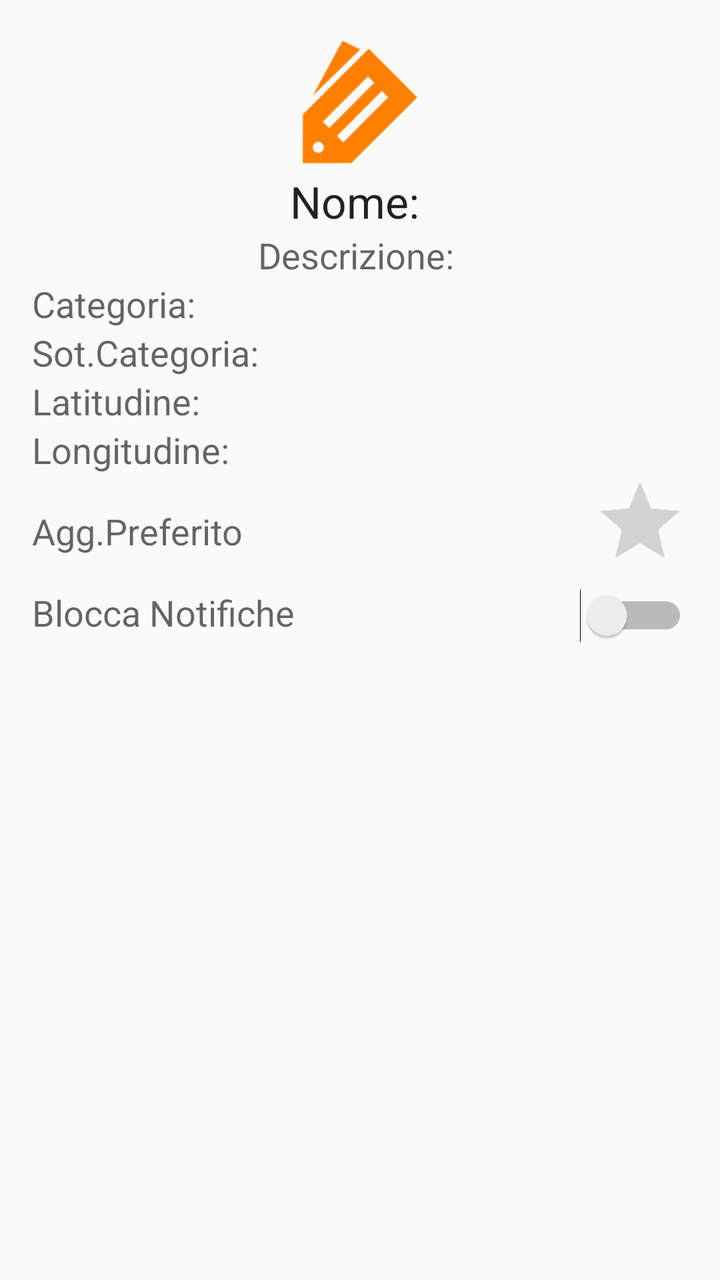
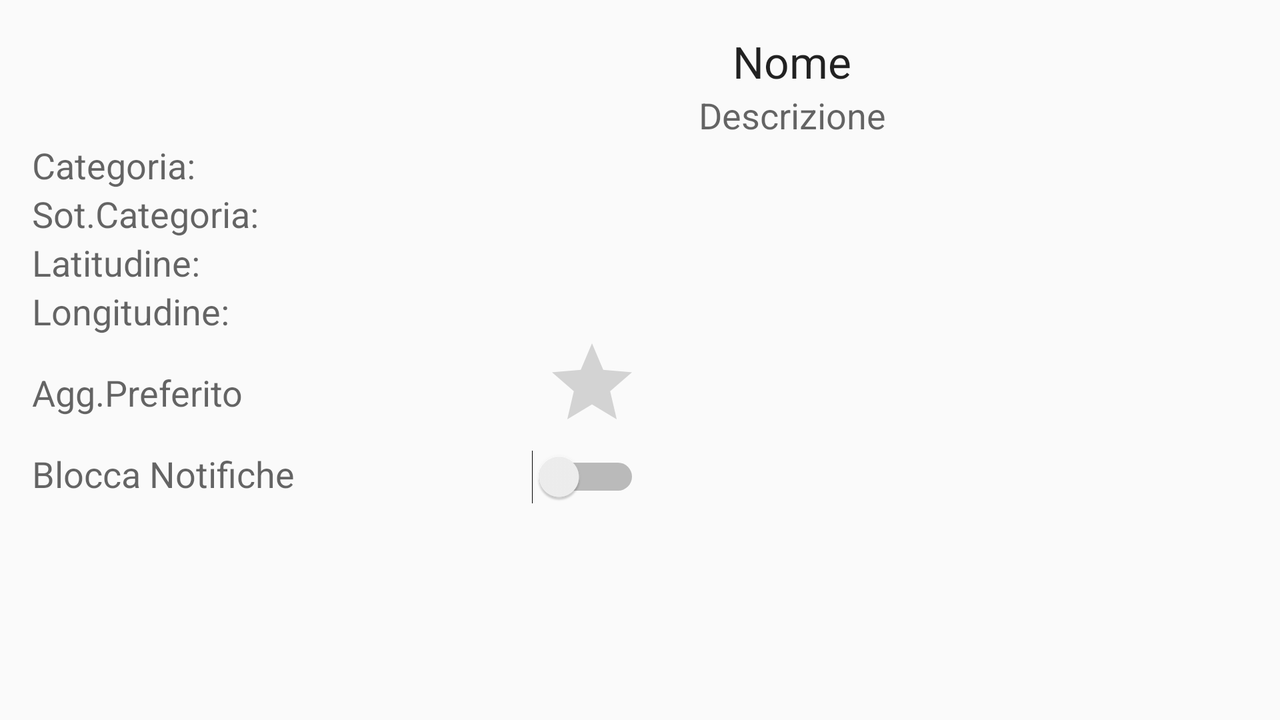

Compare how this app lays out the same screen by default and in its alternative resource folder. The renders come first, then the two layout files and the values they reference.
<!-- AndroidManifest.xml: application theme AppTheme -->
<!-- res/layout/fragment_detail.xml -->
<?xml version="1.0" encoding="utf-8"?>
<LinearLayout xmlns:android="http://schemas.android.com/apk/res/android"
    android:layout_width="match_parent"
    android:layout_height="match_parent"
    android:orientation="vertical"
    android:padding="16dp" xmlns:tools="http://schemas.android.com/tools">
    
    <ImageView
        android:id="@+id/iconImage"
        android:layout_width="match_parent"
        android:layout_height="wrap_content"
        android:gravity="center_horizontal"
        android:minHeight="70dp"
        android:src="@drawable/ic_launcher" />

    <TextView
        android:id="@+id/txt_nome"
        android:layout_width="match_parent"
        android:layout_height="wrap_content"
         android:gravity="center_horizontal"
        android:text="Nome: "
        android:textAppearance="?android:attr/textAppearanceLarge" />

    <TextView
        android:id="@+id/txt_descrizione"
        android:layout_width="match_parent"
        android:layout_height="wrap_content"
        android:gravity="center_horizontal"
        android:text="Descrizione: "
        android:textAppearance="?android:attr/textAppearanceMedium" />

	<include 
	    android:layout_width="match_parent"
	    android:layout_height="wrap_content"
	    layout="@layout/detail_partial_layout"/>"

    <LinearLayout
        android:layout_width="match_parent"
        android:layout_height="wrap_content" >
    </LinearLayout>

    <LinearLayout
        android:layout_width="match_parent"
        android:layout_height="wrap_content"
        android:gravity="bottom"
        android:orientation="vertical" >

        <android.support.v7.widget.RecyclerView
            android:id="@+id/my_recycler_view"
            android:layout_width="match_parent"
            android:layout_height="wrap_content"
            android:scrollbars="horizontal" >
        </android.support.v7.widget.RecyclerView>

    </LinearLayout>

</LinearLayout>
<!-- res/layout/detail_partial_layout.xml (included above) -->
<?xml version="1.0" encoding="utf-8"?>
<LinearLayout xmlns:android="http://schemas.android.com/apk/res/android"
    android:layout_width="match_parent"
    android:layout_height="match_parent"
    android:orientation="vertical" >
    
    <TextView
        android:id="@+id/txt_categoria"
        android:layout_width="match_parent"
        android:layout_height="wrap_content"
        android:text="Categoria: "
        android:textAppearance="?android:attr/textAppearanceMedium" />

    <TextView
        android:id="@+id/txt_sottocategoria"
        android:layout_width="match_parent"
        android:layout_height="wrap_content"
        android:text="Sot.Categoria: "
        android:textAppearance="?android:attr/textAppearanceMedium" />

    <TextView
        android:id="@+id/txt_latitudine"
        android:layout_width="match_parent"
        android:layout_height="wrap_content"
        android:text="Latitudine: "
        android:textAppearance="?android:attr/textAppearanceMedium" />

    <TextView
        android:id="@+id/txt_longitudine"
        android:layout_width="match_parent"
        android:layout_height="wrap_content"
        android:text="Longitudine: "
        android:textAppearance="?android:attr/textAppearanceMedium" />

    <LinearLayout
        android:layout_width="match_parent"
        android:layout_height="wrap_content" >

        <TextView
            android:id="@+id/textView1"
            android:layout_width="0dp"
            android:layout_height="match_parent"
            android:layout_weight="2"
            android:gravity="center_vertical"
            android:text="Agg.Preferito"
            android:textAppearance="?android:attr/textAppearanceMedium" />

        <RatingBar
            android:id="@+id/ratingBar1"
            android:layout_width="wrap_content"
            android:layout_height="wrap_content"
            android:numStars="1" 
            android:stepSize="1.0"/>

    </LinearLayout>

    <LinearLayout
        android:layout_width="match_parent"
        android:layout_height="wrap_content" >

        <TextView
            android:id="@+id/textView2"
            android:layout_width="0dp"
            android:layout_height="wrap_content"
            android:layout_weight="1"
            android:text="Blocca Notifiche"
            android:textAppearance="?android:attr/textAppearanceMedium" />

        <Switch
            android:id="@+id/switch1"
            android:layout_width="0dp"
            android:layout_height="wrap_content"
            android:layout_weight="1" />
    </LinearLayout>

</LinearLayout>
<!-- resources referenced by this layout -->
<resources>
  <!-- drawable ic_launcher: png bitmap (drawable-hdpi, 1474 bytes) -->
  <style name="AppTheme" parent="Theme.AppCompat.Light.DarkActionBar">
  
          
          <item name="colorPrimary">#2196F3</item>
          <item name="colorPrimaryDark">#1565C0</item>
          <item name="colorAccent">#E91E63</item>
      </style>
</resources>
<!-- res/layout-land/fragment_detail.xml (the repository's variant of the layout above) -->
<!-- drawn on the phone turned sideways -->
<?xml version="1.0" encoding="utf-8"?>
<LinearLayout xmlns:android="http://schemas.android.com/apk/res/android"
    android:id="@+id/LinearLayout1"
    android:layout_width="match_parent"
    android:layout_height="match_parent"
    android:orientation="vertical" 
    android:padding="16dp">
    
     <LinearLayout
         android:layout_width="match_parent"
         android:layout_height="wrap_content"
         android:orientation="horizontal" >

         <ImageView
             android:id="@+id/iconImage"
             android:layout_width="wrap_content"
             android:layout_height="match_parent"
             android:layout_weight="1"
             android:src="@drawable/loading" />

         <LinearLayout
             android:layout_width="0dp"
             android:layout_height="match_parent"
             android:layout_weight="3"
             android:orientation="vertical" >

             <TextView
                 android:id="@+id/txt_nome"
                 android:layout_width="match_parent"
                 android:layout_height="wrap_content"
                 android:gravity="center_horizontal"
                 android:text="Nome"
                 android:textAppearance="?android:attr/textAppearanceLarge" />

             <TextView
                 android:id="@+id/txt_descrizione"
                 android:layout_width="match_parent"
                 android:layout_height="wrap_content"
                 android:gravity="center_horizontal"
                 android:minHeight="25dp"
                 android:text="Descrizione"
                 android:textAppearance="?android:attr/textAppearanceMedium" />
         </LinearLayout>
     </LinearLayout>

    <LinearLayout
        android:layout_width="match_parent"
        android:layout_height="match_parent" >

        <ScrollView
            android:id="@+id/scrollView1"
            android:layout_width="match_parent"
            android:layout_height="wrap_content"
            android:layout_weight="1" >

            <LinearLayout
                android:layout_width="match_parent"
                android:layout_height="match_parent"
                android:orientation="vertical" >

                <include
                    android:layout_width="match_parent"
                    android:layout_height="wrap_content"
                    layout="@layout/detail_partial_layout" />
            </LinearLayout>

        </ScrollView>

        <LinearLayout
            android:layout_width="match_parent"
            android:layout_height="match_parent"
            android:layout_weight="1"
            android:orientation="vertical" >
            
            <android.support.v7.widget.RecyclerView
                android:id="@+id/my_recycler_view"
                android:layout_width="match_parent"
                android:layout_height="match_parent"
                android:scrollbars="horizontal" >
            
        </android.support.v7.widget.RecyclerView>
        </LinearLayout>
    </LinearLayout>

</LinearLayout>
<!-- resources referenced by the variant -->
<!-- as the phone turned sideways resolves them -->
<resources>
  <style name="AppTheme" parent="Theme.AppCompat.Light.DarkActionBar">
  
          
          <item name="colorPrimary">#2196F3</item>
          <item name="colorPrimaryDark">#1565C0</item>
          <item name="colorAccent">#E91E63</item>
      </style>
</resources>
